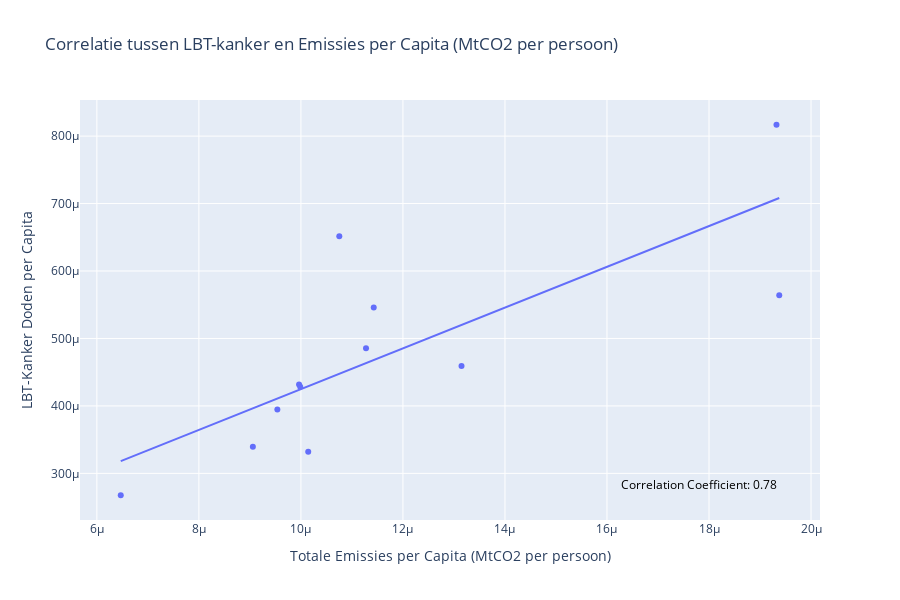

Notebook source saved alongside this figure:
### Markdown cell above
# Correlatie plots

Hieronder staat een aantal plots dat correlaties laat zien tussen verschillende variabelen uit onze datasets.

### Code cell
import matplotlib.pyplot as plt
import seaborn as sns
# Load the datasets
df_lung = pd.read_csv("csv/CancerDeaths.csv")
df_emissions = pd.read_csv("csv/Emissions.csv")
df_population = pd.read_csv("csv/Population.csv")

# Strip any leading/trailing whitespace from column names
df_lung.columns = df_lung.columns.str.strip()
df_emissions.columns = df_emissions.columns.str.strip()
df_population.columns = df_population.columns.str.strip()

# Ensure correct data types for population columns
df_population['PopTotal'] = df_population['PopTotal'].str.replace(',', '').astype(float)

# Standardize country names using a mapping dictionary
country_name_mapping = {
    'Russian Federation': 'Russia',
    'United States of America': 'USA',
    'United States': 'USA',
    # Add other mappings if necessary
}

# Apply the mapping to the population dataset
df_population['Location'] = df_population['Location'].replace(country_name_mapping)

# Apply the mapping to the emissions dataset
df_emissions['Country'] = df_emissions['Country'].replace(country_name_mapping)

# Apply the mapping to the lung cancer dataset
df_lung['Country'] = df_lung['Country'].replace(country_name_mapping)

# Filter data to include only years 2000-2012
df_lung_filtered = df_lung[(df_lung['Year'] >= 2000) & (df_lung['Year'] <= 2012)]
df_emissions_filtered = df_emissions[(df_emissions['Year'] >= 2000) & (df_emissions['Year'] <= 2012)]
df_population_filtered = df_population[(df_population['Time'] >= 2000) & (df_population['Time'] <= 2012)]

# Extract relevant columns
df_lung_relevant = df_lung_filtered[['Country', 'Year', 'Tracheal, bronchus, and lung cancer']]
df_emissions_relevant = df_emissions_filtered[['Country', 'Year', 'Total']]
df_population_relevant = df_population_filtered[['Location', 'Time', 'PopTotal']]

# Merge datasets on Country and Year
df_merged = pd.merge(df_lung_relevant, df_emissions_relevant, left_on=['Country', 'Year'], right_on=['Country', 'Year'])
df_merged = pd.merge(df_merged, df_population_relevant, left_on=['Country', 'Year'], right_on=['Location', 'Time'])

# Calculate per capita values
df_merged['LungCancerPerCapita'] = df_merged['Tracheal, bronchus, and lung cancer'] / df_merged['PopTotal']
df_merged['EmissionsPerCapita'] = df_merged['Total'] / df_merged['PopTotal']

# Select only the numeric columns
df_numeric = df_merged[['Year', 'LungCancerPerCapita', 'EmissionsPerCapita']]

# Group by Year and average the per capita values
df_grouped = df_numeric.groupby('Year').mean().reset_index()

# Create the scatter plot with trendline using plotly
correlation_coefficient = df_grouped['EmissionsPerCapita'].corr(df_grouped['LungCancerPerCapita'])
fig = px.scatter(df_grouped, x="EmissionsPerCapita", y="LungCancerPerCapita", trendline="ols",
                 title='Correlatie tussen LBT-kanker en Emissies per Capita (MtCO2 per persoon)',
                 labels={
                     "EmissionsPerCapita": "Totale Emissies per Capita (MtCO2 per persoon)",
                     "LungCancerPerCapita": "LBT-Kanker Doden per Capita"
                 })

# Add correlation coefficient as annotation
fig.add_annotation(
    x=max(df_grouped['EmissionsPerCapita']),  # Position the annotation at the far right of the x-axis
    y=min(df_grouped['LungCancerPerCapita']),  # Position the annotation at the bottom of the y-axis
    text=f'Correlation Coefficient: {correlation_coefficient:.2f}',
    showarrow=False,
    font=dict(size=12, color="black"),
    xanchor='right',
    yanchor='bottom'
)

fig.update_layout(
    height = 600
)

### Figure 1 — Plotly figure (JSON) as saved in the notebook; plotly's stock layout.template omitted (floating-point values rounded to 4 significant figures)
{"data": [{"hovertemplate": "Totale Emissies per Capita (MtCO2 per persoon)=%{x}<br>LBT-Kanker Doden per Capita=%{y}<extra></extra>", "legendgroup": "", "marker": {"color": "#636efa", "symbol": "circle"}, "mode": "markers", "name": "", "orientation": "v", "showlegend": false, "type": "scatter", "x": [1.143e-05, 1.014e-05, 6.468e-06, 1.128e-05, 1.932e-05, 1.938e-05, 9.058e-06, 1.315e-05, 9.964e-06, 9.986e-06, 9.538e-06, 1.075e-05], "xaxis": "x", "y": [0.0005457, 0.0003321, 0.0002676, 0.0004855, 0.0008168, 0.000564, 0.0003395, 0.000459, 0.0004316, 0.0004283, 0.0003946, 0.0006516], "yaxis": "y"}, {"hovertemplate": "<b>OLS trendline</b><br>LungCancerPerCapita = 30.229 * EmissionsPerCapita + 0.000122526<br>R<sup>2</sup>=0.604145<br><br>Totale Emissies per Capita (MtCO2 per persoon)=%{x}<br>LBT-Kanker Doden per Capita=%{y} <b>(trend)</b><extra></extra>", "legendgroup": "", "marker": {"color": "#636efa", "symbol": "circle"}, "mode": "lines", "name": "", "showlegend": false, "type": "scatter", "x": [6.468e-06, 9.058e-06, 9.538e-06, 9.964e-06, 9.986e-06, 1.014e-05, 1.075e-05, 1.128e-05, 1.143e-05, 1.315e-05, 1.932e-05, 1.938e-05], "xaxis": "x", "y": [0.0003181, 0.0003964, 0.0004109, 0.0004237, 0.0004244, 0.0004291, 0.0004476, 0.0004634, 0.000468, 0.00052, 0.0007066, 0.0007083], "yaxis": "y"}], "layout": {"annotations": [{"font": {"color": "black", "size": 12}, "showarrow": false, "text": "Correlation Coefficient: 0.78", "x": 1.938e-05, "xanchor": "right", "y": 0.0002676, "yanchor": "bottom"}], "height": 600, "legend": {"tracegroupgap": 0}, "title": {"text": "Correlatie tussen LBT-kanker en Emissies per Capita (MtCO2 per persoon)"}, "xaxis": {"anchor": "y", "domain": [0, 1], "title": {"text": "Totale Emissies per Capita (MtCO2 per persoon)"}}, "yaxis": {"anchor": "x", "domain": [0, 1], "title": {"text": "LBT-Kanker Doden per Capita"}}}}
